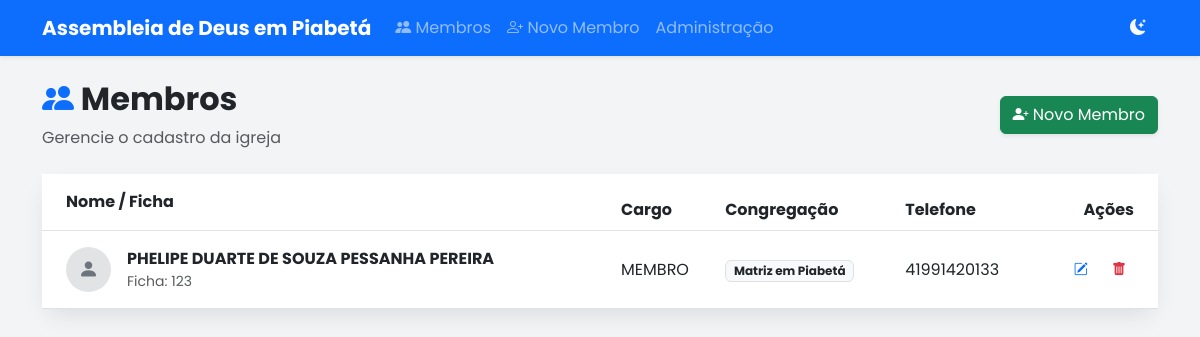
The page / on the database its author committed.
### membros/models.py (models this page shows, shortened)
class Membro(models.Model):
    numero_ficha = models.PositiveIntegerField(unique=True, verbose_name="Nº da Ficha", help_text="Número de identificação na igreja")
    foto = models.ImageField(upload_to='fotos_membros/', blank=True, null=True, verbose_name="Foto do Membro")
    nome_completo = models.CharField(max_length=200)
    data_nascimento = models.DateField(verbose_name="Data de Nascimento")
    naturalidade = models.CharField(max_length=100, help_text="Cidade/Estado", blank=True, null=True)
    cpf = models.CharField(max_length=14, unique=True, verbose_name="CPF")
    rg = models.CharField(max_length=20, verbose_name="RG", blank=True, null=True)
    orgao_expedidor = models.CharField(max_length=20, verbose_name="Órgão Exp.", blank=True, null=True)
    ESTADO_CIVIL_CHOICES = [
        ('SOLTEIRO', 'Solteiro(a)'),
        ('CASADO', 'Casado(a)'),
        ('VIUVO', 'Viúvo(a)'),
        ('DIVORCIADO', 'Divorciado(a)'),
    ]
    estado_civil = models.CharField(max_length=20, choices=ESTADO_CIVIL_CHOICES)
    profissao = models.CharField(max_length=100, verbose_name="Profissão", blank=True, null=True)
    nome_pai = models.CharField(max_length=200, verbose_name="Nome do Pai", blank=True, null=True)
    nome_mae = models.CharField(max_length=200, verbose_name="Nome da Mãe", blank=True, null=True)
    endereco = models.CharField(max_length=200, verbose_name="Endereço")
    numero = models.CharField(max_length=20, verbose_name="Nº")
    complemento = models.CharField(max_length=100, blank=True, null=True)
    bairro = models.CharField(max_length=100)
    cep = models.CharField(max_length=9, verbose_name="CEP")
    cidade = models.CharField(max_length=100)
    uf = models.CharField(max_length=2, verbose_name="UF", default='RJ') # Mudei para RJ conforme sua ficha
    telefone = models.CharField(max_length=20, verbose_name="Celular/WhatsApp")
    email = models.EmailField(blank=True, null=True)
    data_batismo_aguas = models.DateField(verbose_name="Batismo nas Águas", blank=True, null=True)
    data_batismo_espirito = models.DateField(verbose_name="Batismo no Espírito Santo", blank=True, null=True)
    CARGO_CHOICES = [
        ('MEMBRO', 'Membro'),
        ('AUXILIAR', 'Auxiliar'),
        ('DIACONO', 'Diácono'),
        ('PRESBITERO', 'Presbítero'),
        ('EVANGELISTA', 'Evangelista'),
        ('PASTOR', 'Pastor'),
        ('OUTRO', 'Outro'),
    ]
    cargo = models.CharField(max_length=20, choices=CARGO_CHOICES, default='MEMBRO')
    cargo_outro = models.CharField(max_length=50, blank=True, null=True, help_text="Preencher se escolheu 'Outro'")
    igreja_procedencia = models.CharField(max_length=150, verbose_name="Igreja de Procedência", blank=True, null=True)
    CONGREGACAO_CHOICES = [
        ('Matriz em Piabetá', 'Matriz em Piabetá'),
        ('Jardim Prainha', 'Jardim Prainha'),
        ('Jardim Ana Beatriz', 'Jardim Ana Beatriz'),
        ('Parque Santana', 'Parque Santana'),
        ('Parque Veneza', 'Parque Veneza'),
        ('Rua das Mangueiras', 'Rua das Mangueiras'),
        ('Saracuruna', 'Saracuruna'),
        ('Avenida Mauá', 'Avenida Mauá'),
        ('Fragoso', 'Fragoso'),
        ('Meio da Serra', 'Meio da Serra'),
        ('Pau Grande', 'Pau Grande'),
        ('Jardim Nazareno', 'Jardim Nazareno'),
        ('Parque Sayonara', 'Parque Sayonara'),
        ('Vila Serrana / Ilha', 'Vila Serrana / Ilha'),
        ('Cachoeira Grande', 'Cachoeira Grande'),
        ('Boa Esperança', 'Boa Esperança'),
        ('Figueira Conceição', 'Figueira Conceição'),
        ('Rio do Ouro', 'Rio do Ouro'),
        ('Rio Novo', 'Rio Novo'),
        ('Suruí', 'Suruí'),
        ('Cidade Naval', 'Cidade Naval'),
        ('Figueira Magé', 'Figueira Magé'),
        ('Itambi / Mauá', 'Itambi / Mauá'),
        ('Leque Azul', 'Leque Azul'),
        ('Santa Dalila', 'Santa Dalila'),
        ('Ypiranga', 'Ypiranga'),
        ('Paraíso do Góia', 'Paraíso do Góia'),
        ('Bacaxá / Vila Canaã', 'Bacaxá / Vila Canaã'),
        ('Bananeiras / Água', 'Bananeiras / Água'),
        ('Fazendinha Branca', 'Fazendinha Branca'),
        ('Bonsucesso', 'Bonsucesso'),
        ('Praia Seca / Raia', 'Praia Seca / Raia'),
        ('Macaé / Itatiquara', 'Macaé / Itatiquara'),
        ('Parque Cidade Luz', 'Parque Cidade Luz'),
        ('Betel / Bereia', 'Betel / Bereia'),
        ('Filadelfia / Imburi', 'Filadelfia / Imburi'),
        ('Eldorado', 'Eldorado'),
        ('Parque Nova Campos', 'Parque Nova Campos'),
        ('Parque Prazeres', 'Parque Prazeres'),
        ('Vila Menezes', 'Vila Menezes'),
    ]
    congregacao = models.CharField(
        max_length=100,
        choices=CONGREGACAO_CHOICES,
        verbose_name="Congregação",
        default='Matriz em Piabetá'
    )
    nome_conjuge = models.CharField(max_length=200, verbose_name="Nome do Cônjuge", blank=True, null=True)
    anotacoes = models.TextField(verbose_name="Anotações", blank=True, null=True)
    aceite_termos = models.BooleanField(default=False, verbose_name="Aceito os termos de uso de dados")
    ativo = models.BooleanField(default=True)
    data_cadastro = models.DateTimeField(auto_now_add=True)
    atualizado_em = models.DateTimeField(auto_now=True)

### membros/views.py (the view)
# urls.py: path('', listar_membros, name='listar_membros'),
def listar_membros(request):
    membros = Membro.objects.all().order_by('nome_completo')
    return render(request, 'membros/lista.html', {'membros': membros})

### membros/templates/membros/lista.html (shortened to what this page needs)
{% extends 'base.html' %}
{% block content %}
<div class="row mb-4 align-items-center">
    <div class="col-md-8">
        <h2 class="fw-bold text-dark"><i class="bi bi-people-fill text-primary"></i> Membros</h2>
        <p class="text-muted mb-0">Gerencie o cadastro da igreja</p>
    </div>
    <div class="col-md-4 text-end">
        <a href="{% url 'cadastrar_membro' %}" class="btn btn-success shadow-sm">
            <i class="bi bi-person-plus-fill"></i> Novo Membro
        </a>
    </div>
</div>
<div class="card card-modern shadow-sm border-0">
    <div class="card-body p-0">
        <div class="table-responsive">
            <table class="table table-hover align-middle mb-0">
                <thead class="bg-light">
                    <tr>
                        <th class="ps-4 py-3">Nome / Ficha</th>
                        <th>Cargo</th>
                        <th>Congregação</th>
                        <th>Telefone</th>
                        <th class="text-end pe-4">Ações</th>
                    </tr>
                </thead>
                <tbody>
                    {% for membro in membros %}
                    <tr>
                        <td class="ps-4 py-3" style="min-width: 250px;">
                            <div class="d-flex align-items-center">
                                {% if membro.foto %}
                                    <img src="{{ membro.foto.url }}" class="rounded-circle me-3 border" width="45" height="45" style="object-fit: cover;">
                                {% else %}
                                    <div class="rounded-circle me-3 d-flex justify-content-center align-items-center bg-secondary-subtle text-secondary" style="width: 45px; height: 45px;">
                                        <i class="bi bi-person-fill fs-5"></i>
                                    </div>
                                {% endif %}
                                <div>
                                    <div class="fw-bold text-dark">{{ membro.nome_completo }}</div>
                                    <div class="small text-muted">Ficha: {{ membro.numero_ficha }}</div>
                                </div>
                            </div>
                        </td>
                        <td>{{ membro.cargo }}</td>
                        <td><span class="badge bg-light text-dark border">{{ membro.congregacao }}</span></td>
                        <td>{{ membro.telefone|default:"-" }}</td>
                        <td class="text-end pe-4 text-nowrap">
                            <a href="{% url 'editar_membro' id=membro.id %}" class="btn btn-sm btn-outline-primary border-0 me-1" title="Editar">
                                <i class="bi bi-pencil-square"></i>
                            </a>
                            <a href="{% url 'excluir_membro' id=membro.id %}" class="btn btn-sm btn-outline-danger border-0" title="Excluir">
                                <i class="bi bi-trash-fill"></i>
                            </a>
                        </td>
                    </tr>
                    {% endfor %}
                </tbody>
            </table>
        </div>
    </div>
</div>
{% endblock %}

### static/css/style.css (style rules this page uses)
:root { --primary-color: #0d9488; --primary-hover: #0f766e; --bg-body: #f3f4f6; --bg-card: #ffffff; --bg-input: #f9fafb; --text-main: #1f2937; --text-muted: #6b7280; --border-color: #e5e7eb; --header-border: #f3f4f6; }
body { font-family: 'Poppins', sans-serif; background-color: var(--bg-body) !important; color: var(--text-main) !important; transition: background-color 0.3s, color 0.3s; }
.card-modern { background-color: var(--bg-card) !important; border: none !important; border-radius: 1rem !important; box-shadow: 0 10px 25px -5px rgba(0, 0, 0, 0.1) !important; }

### rows shown on the page
Membro: nome_completo "PHELIPE DUARTE DE SOUZA PESSANHA PEREIRA", numero_ficha "123", cargo "MEMBRO", congregacao "Matriz em Piabetá", telefone "41991420133"
